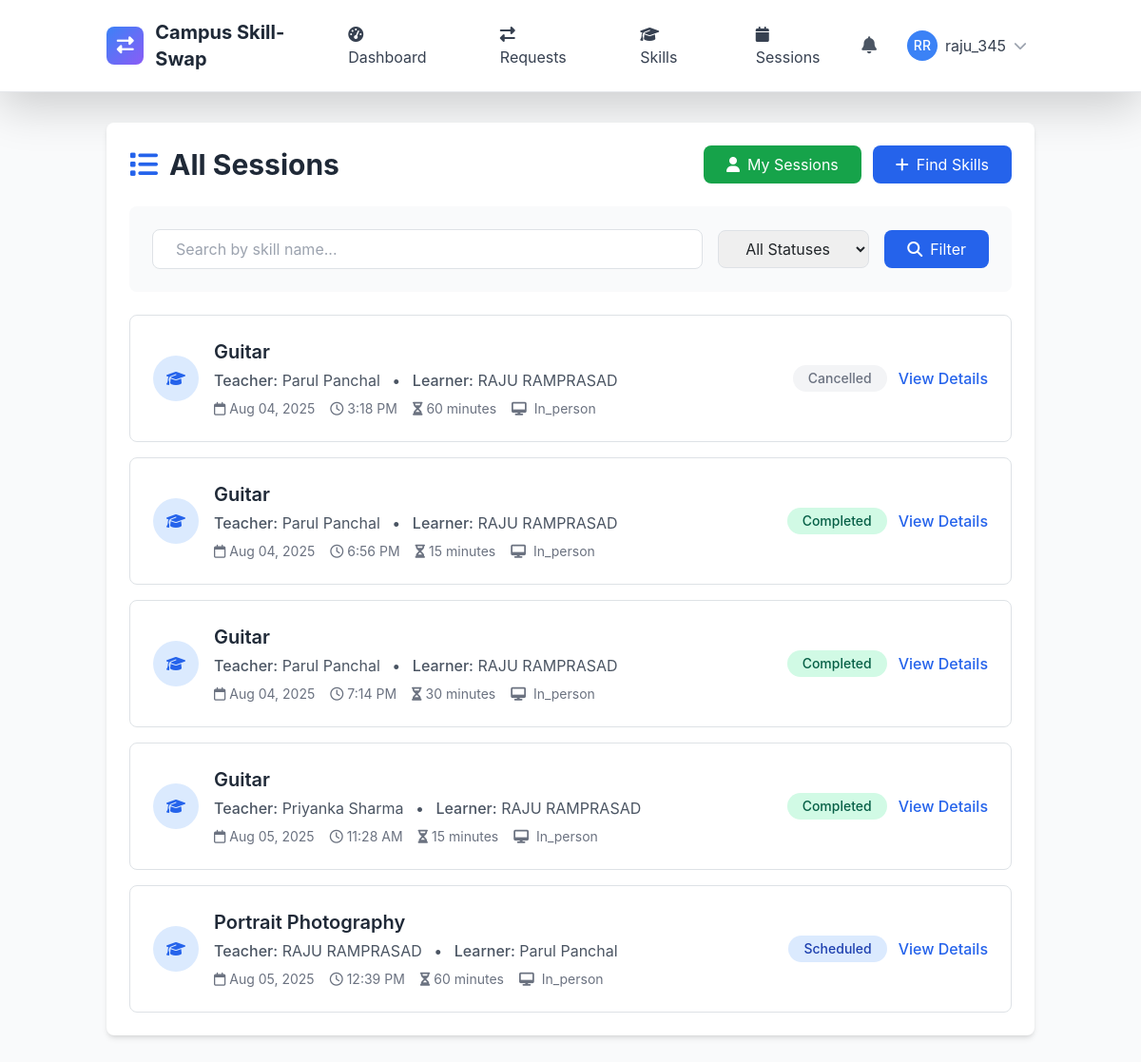
The app's page /sessions/calendar/ (signed in) with its own data.
### skill_sessions/models.py (models this page shows, shortened)
class SkillSwapSession(models.Model):
    STATUS_CHOICES = [
        ('scheduled', 'Scheduled'),
        ('in_progress', 'In Progress'),
        ('completed', 'Completed'),
        ('cancelled', 'Cancelled'),
        ('no_show', 'No Show'),
    ]
    request = models.OneToOneField(SkillSwapRequest, on_delete=models.CASCADE, related_name='session')
    teacher = models.ForeignKey(User, on_delete=models.CASCADE, related_name='teaching_sessions')
    learner = models.ForeignKey(User, on_delete=models.CASCADE, related_name='learning_sessions')
    skill = models.ForeignKey('skills.Skill', on_delete=models.CASCADE, related_name='skill_sessions')
    scheduled_date = models.DateTimeField()
    duration_minutes = models.PositiveIntegerField(default=60)
    format = models.CharField(max_length=20, choices=[
        ('online', 'Online'),
        ('in_person', 'In-Person'),
    ])
    location = models.CharField(max_length=200, blank=True)
    meeting_link = models.URLField(blank=True, help_text="For online sessions")
    status = models.CharField(max_length=20, choices=STATUS_CHOICES, default='scheduled')
    started_at = models.DateTimeField(null=True, blank=True)
    ended_at = models.DateTimeField(null=True, blank=True)
    actual_duration = models.PositiveIntegerField(null=True, blank=True, help_text="Actual duration in minutes")
    teacher_notes = models.TextField(blank=True, help_text="Private notes for the teacher")
    learner_notes = models.TextField(blank=True, help_text="Private notes for the learner")
    session_summary = models.TextField(blank=True, help_text="What was covered in this session")
    created_at = models.DateTimeField(auto_now_add=True)
    updated_at = models.DateTimeField(auto_now=True)
    class Meta:
        ordering = ['scheduled_date']
        db_table = 'swapsession'

### skills/models.py (models this page shows, shortened)
class Skill(models.Model):
    name = models.CharField(max_length=100)
    category = models.ForeignKey(SkillCategory, on_delete=models.CASCADE, related_name='skills')
    description = models.TextField(blank=True)
    is_popular = models.BooleanField(default=False)
    created_at = models.DateTimeField(auto_now_add=True)
    updated_at = models.DateTimeField(auto_now=True)
    class Meta:
        ordering = ['category__name', 'name']
        unique_together = ['name', 'category']

### skill_sessions/views.py (the view)
# urls.py: path('calendar/', views.CalendarView.as_view(), name='calendar'),
class CalendarView(LoginRequiredMixin, ListView):
    model = SkillSwapSession
    template_name = 'skill_sessions/calendar.html'
    context_object_name = 'sessions'
    def get_queryset(self):
        return SkillSwapSession.objects.filter(
            teacher=self.request.user
        ) | SkillSwapSession.objects.filter(
            learner=self.request.user
        )

### templates/skill_sessions/skillswapsession_list.html (shortened to what this page needs)
{% extends 'base.html' %}
{% load static %}
{% block content %}
<div class="container mx-auto px-4 py-8">
    <div class="bg-white rounded-lg shadow-md p-6">
        <div class="flex items-center justify-between mb-6">
            <h1 class="text-3xl font-bold text-gray-800">
                <i class="fas fa-list mr-3 text-blue-600"></i>All Sessions
            </h1>
            <div class="flex space-x-3">
                <a href="{% url 'skill_sessions:my_sessions' %}" class="bg-green-600 hover:bg-green-700 text-white px-4 py-2 rounded-lg transition-colors">
                    <i class="fas fa-user mr-2"></i>My Sessions
                </a>
                <a href="{% url 'skills:skill_list' %}" class="bg-blue-600 hover:bg-blue-700 text-white px-4 py-2 rounded-lg transition-colors">
                    <i class="fas fa-plus mr-2"></i>Find Skills
                </a>
            </div>
        </div>
        <div class="mb-6 p-4 bg-gray-50 rounded-lg">
            <form method="get" class="flex flex-wrap items-center space-x-4">
                <div class="flex-1 min-w-0">
                    <input type="text" name="search" value="{{ request.GET.search }}"
                           placeholder="Search by skill name..."
                           class="w-full px-4 py-2 border border-gray-300 rounded-lg focus:ring-2 focus:ring-blue-500 focus:border-transparent">
                </div>
                <div>
                    <select name="status" class="px-4 py-2 border border-gray-300 rounded-lg focus:ring-2 focus:ring-blue-500 focus:border-transparent">
                        <option value="">All Statuses</option>
                    </select>
                </div>
                <button type="submit" class="bg-blue-600 hover:bg-blue-700 text-white px-6 py-2 rounded-lg transition-colors">
                    <i class="fas fa-search mr-2"></i>Filter
                </button>
            </form>
        </div>
        {% if sessions %}
            <div class="space-y-4">
                {% for session in sessions %}
                    <div class="border rounded-lg p-4 hover:shadow-md transition-shadow">
                        <div class="flex items-center justify-between">
                            <div class="flex-1">
                                <div class="flex items-center space-x-4">
                                    <div class="flex-shrink-0">
                                        <div class="w-12 h-12 bg-blue-100 rounded-full flex items-center justify-center">
                                            <i class="fas fa-graduation-cap text-blue-600"></i>
                                        </div>
                                    </div>
                                    <div class="flex-1">
                                        <h3 class="text-xl font-semibold text-gray-800">{{ session.skill.name }}</h3>
                                        <div class="text-gray-600 mt-1">
                                            <span class="font-medium">Teacher:</span> {{ session.teacher.get_full_name|default:session.teacher.username }}
                                            <span class="mx-2">•</span>
                                            <span class="font-medium">Learner:</span> {{ session.learner.get_full_name|default:session.learner.username }}
                                        </div>
                                        <div class="flex items-center space-x-4 mt-2 text-sm text-gray-500">
                                            <span><i class="far fa-calendar mr-1"></i>{{ session.scheduled_date|date:"M d, Y" }}</span>
                                            <span><i class="far fa-clock mr-1"></i>{{ session.scheduled_date|time:"g:i A" }}</span>
                                            <span><i class="fas fa-hourglass-half mr-1"></i>{{ session.duration_minutes }} minutes</span>
                                            <span class="capitalize">
                                                <i class="fas fa-{{ session.format|yesno:'desktop,map-marker-alt' }} mr-1"></i>
                                                {{ session.format|capfirst }}
                                            </span>
                                        </div>
                                    </div>
                                </div>
                            </div>
                            <div class="flex items-center space-x-3">
                                <span class="status-badge status-{{ session.status }} px-3 py-1 rounded-full text-sm font-medium">
                                    {{ session.get_status_display }}
                                </span>
                                {% if session.teacher == user or session.learner == user %}
                                    <a href="{% url 'skill_sessions:session_detail' session.id %}"
                                       class="text-blue-600 hover:text-blue-800 font-medium">
                                        View Details
                                    </a>
                                {% endif %}
                            </div>
                        </div>
                    </div>
                {% endfor %}
            </div>
        {% endif %}
    </div>
</div>
{% endblock %}

### templates/base.html (shortened to what this page needs)
{% load static %}
<!DOCTYPE html>
<html lang="en" class="h-full">
<head>
    <script src="https://cdn.tailwindcss.com"></script>
    <link href="https://cdn.jsdelivr.net/npm/bootstrap@5.3.2/dist/css/bootstrap.min.css" rel="stylesheet">
    <link rel="stylesheet" href="https://cdnjs.cloudflare.com/ajax/libs/font-awesome/6.5.1/css/all.min.css">
</head>
<body class="bg-gray-50 h-full">
    <nav class="bg-white shadow-lg border-b">
        <div class="container mx-auto px-4">
            <div class="flex justify-between items-center py-3">
                <div class="flex items-center space-x-3">
                    <div class="w-10 h-10 gradient-bg rounded-lg flex items-center justify-center">
                        <i class="fas fa-exchange-alt text-white text-lg"></i>
                    </div>
                    <a href="{% url 'core:home' %}" class="text-xl font-bold text-gray-800 hover:text-blue-600 transition-colors">
                        Campus Skill-Swap
                    </a>
                </div>
                <div class="hidden md:flex items-center space-x-6">
                    {% if user.is_authenticated %}
                        <a href="{% url 'core:dashboard' %}" class="nav-link px-3 py-2 text-gray-700 hover:text-blue-600 transition-colors">
                            <i class="fas fa-tachometer-alt mr-2"></i>Dashboard
                        </a>
                        <a href="{% url 'skill_sessions:request_list' %}" class="nav-link px-3 py-2 text-gray-700 hover:text-blue-600 transition-colors">
                            <i class="fas fa-exchange-alt mr-2"></i>Requests
                        </a>
                        <a href="{% url 'skills:skill_list' %}" class="nav-link px-3 py-2 text-gray-700 hover:text-blue-600 transition-colors">
                            <i class="fas fa-graduation-cap mr-2"></i>Skills
                        </a>
                        <a href="{% url 'skill_sessions:session_management' %}" class="nav-link px-3 py-2 text-gray-700 hover:text-blue-600 transition-colors">
                            <i class="fas fa-calendar mr-2"></i>Sessions
                        </a>
                    {% endif %}
                </div>
                <div class="flex items-center space-x-4">
                    {% if user.is_authenticated %}
                        <div class="relative">
                            <button id="notificationBtn" class="relative p-2 text-gray-600 hover:text-blue-600 transition-colors">
                                <i class="fas fa-bell text-lg"></i>
                            </button>
                        </div>
                        <div class="relative">
                            <button id="userMenuBtn" class="flex items-center space-x-2 p-2 rounded-lg hover:bg-gray-100 transition-colors">
                                {% if user.profile.profile_picture %}
                                    <img src="{{ user.profile.profile_picture.url }}" alt="Profile" class="w-8 h-8 rounded-full">
                                {% else %}
                                    <div class="w-8 h-8 bg-blue-500 rounded-full flex items-center justify-center">
                                        <span class="text-white text-sm font-medium">{{ user.first_name|first|upper }}{{ user.last_name|first|upper }}</span>
                                    </div>
                                {% endif %}
                                <span class="hidden md:block text-gray-700">{{ user.username}}</span>
                                <i class="fas fa-chevron-down text-gray-400 text-sm"></i>
                            </button>
                        </div>
                    {% endif %}
                </div>
            </div>
        </div>
    </nav>
    <main class="min-h-screen">
        {% block content %}{% endblock %}
    </main>
</body>
</html>

### templates/base.html (style rules this page uses)
:root { --primary-color: #3B82F6; --secondary-color: #10B981; --accent-color: #8B5CF6; --warning-color: #F59E0B; --danger-color: #EF4444; }
body { font-family: 'Inter', -apple-system, BlinkMacSystemFont, sans-serif; }
.gradient-bg { background: linear-gradient(135deg, var(--primary-color) 0%, var(--accent-color) 100%); }

### templates/skill_sessions/skillswapsession_list.html (style rules this page uses)
.status-badge.status-scheduled { background-color: #DBEAFE; color: #1E40AF; }
.status-badge.status-completed { background-color: #D1FAE5; color: #065F46; }
.status-badge.status-cancelled { background-color: #F3F4F6; color: #6B7280; }

### records on screen
SkillSwapSession: skill.name "Guitar", teacher.get_full_name "Parul Panchal", learner.get_full_name "RAJU RAMPRASAD", scheduled_date "Aug 04, 2025", scheduled_date "3:18 PM", duration_minutes "60", format "In_person", status "Cancelled", shows "View Details"
SkillSwapSession: skill.name "Guitar", teacher.get_full_name "Parul Panchal", learner.get_full_name "RAJU RAMPRASAD", scheduled_date "Aug 04, 2025", scheduled_date "6:56 PM", duration_minutes "15", format "In_person", status "Completed", shows "View Details"
SkillSwapSession: skill.name "Guitar", teacher.get_full_name "Parul Panchal", learner.get_full_name "RAJU RAMPRASAD", scheduled_date "Aug 04, 2025", scheduled_date "7:14 PM", duration_minutes "30", format "In_person", status "Completed", shows "View Details"
SkillSwapSession: skill.name "Guitar", teacher.get_full_name "Priyanka Sharma", learner.get_full_name "RAJU RAMPRASAD", scheduled_date "Aug 05, 2025", scheduled_date "11:28 AM", duration_minutes "15", format "In_person", status "Completed", shows "View Details"
SkillSwapSession: skill.name "Portrait Photography", teacher.get_full_name "RAJU RAMPRASAD", learner.get_full_name "Parul Panchal", scheduled_date "Aug 05, 2025", scheduled_date "12:39 PM", duration_minutes "60", format "In_person", status "Scheduled", shows "View Details"

### other values on screen
{{ user.first_name|first|upper }} "R"
{{ user.last_name|first|upper }} "R"
{{ user.username }} "raju_345"
